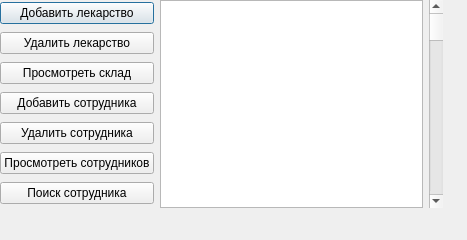
<?xml version="1.0" encoding="UTF-8"?>
<ui version="4.0">
 <class>Dialog</class>
 <widget class="QDialog" name="Dialog">
  <property name="geometry">
   <rect>
    <x>0</x>
    <y>0</y>
    <width>467</width>
    <height>240</height>
   </rect>
  </property>
  <property name="windowTitle">
   <string>Dialog</string>
  </property>
  <widget class="QWidget" name="layoutWidget">
   <property name="geometry">
    <rect>
     <x>0</x>
     <y>0</y>
     <width>443</width>
     <height>208</height>
    </rect>
   </property>
   <layout class="QGridLayout" name="gridLayout">
    <item row="0" column="0">
     <layout class="QVBoxLayout" name="verticalLayout">
      <item>
       <widget class="QPushButton" name="AddMedicinePushButton">
        <property name="text">
         <string>Добавить лекарство</string>
        </property>
       </widget>
      </item>
      <item>
       <widget class="QPushButton" name="RemoveMedizinePushButton">
        <property name="text">
         <string>Удалить лекарство</string>
        </property>
       </widget>
      </item>
      <item>
       <widget class="QPushButton" name="ViewWareHousePushButton">
        <property name="text">
         <string>Просмотреть склад</string>
        </property>
       </widget>
      </item>
      <item>
       <widget class="QPushButton" name="AddSellerPushButton">
        <property name="text">
         <string>Добавить сотрудника</string>
        </property>
       </widget>
      </item>
      <item>
       <widget class="QPushButton" name="RemoveSellerPushButton">
        <property name="text">
         <string>Удалить сотрудника</string>
        </property>
       </widget>
      </item>
      <item>
       <widget class="QPushButton" name="ViewAllSellerPushButton">
        <property name="text">
         <string>Просмотреть сотрудников</string>
        </property>
       </widget>
      </item>
      <item>
       <widget class="QPushButton" name="pushButton">
        <property name="text">
         <string>Поиск сотрудника</string>
        </property>
       </widget>
      </item>
     </layout>
    </item>
    <item row="0" column="1">
     <layout class="QHBoxLayout" name="horizontalLayout">
      <item>
       <widget class="QTableWidget" name="tableWidget"/>
      </item>
      <item>
       <widget class="QScrollBar" name="verticalScrollBar">
        <property name="orientation">
         <enum>Qt::Orientation::Vertical</enum>
        </property>
       </widget>
      </item>
     </layout>
    </item>
   </layout>
  </widget>
 </widget>
 <resources/>
 <connections/>
</ui>
